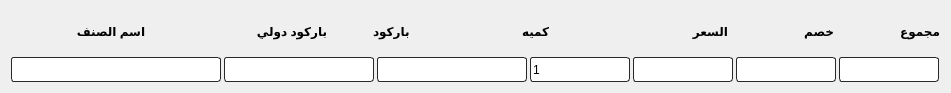
   <widget class="QWidget" name="layoutWidget_9">
    <property name="geometry">
     <rect>
      <x>9</x>
      <y>126</y>
      <width>951</width>
      <height>93</height>
     </rect>
    </property>
    <layout class="QVBoxLayout" name="verticalLayout">
     <item>
      <layout class="QHBoxLayout" name="horizontalLayout_8">
       <item>
        <widget class="QLabel" name="label">
         <property name="minimumSize">
          <size>
           <width>200</width>
           <height>0</height>
          </size>
         </property>
         <property name="maximumSize">
          <size>
           <width>210</width>
           <height>16777215</height>
          </size>
         </property>
         <property name="styleSheet">
          <string notr="true">    font: bold 12px;</string>
         </property>
         <property name="text">
          <string>اسم الصنف</string>
         </property>
         <property name="alignment">
          <set>Qt::AlignCenter</set>
         </property>
        </widget>
       </item>
       <item>
        <widget class="QLabel" name="int_label">
         <property name="minimumSize">
          <size>
           <width>150</width>
           <height>0</height>
          </size>
         </property>
         <property name="maximumSize">
          <size>
           <width>150</width>
           <height>16777215</height>
          </size>
         </property>
         <property name="styleSheet">
          <string notr="true">    font: bold 12px;</string>
         </property>
         <property name="text">
          <string>باركود دولي</string>
         </property>
         <property name="alignment">
          <set>Qt::AlignCenter</set>
         </property>
        </widget>
       </item>
       <item>
        <widget class="QLabel" name="label_3">
         <property name="minimumSize">
          <size>
           <width>114</width>
           <height>0</height>
          </size>
         </property>
         <property name="maximumSize">
          <size>
           <width>150</width>
           <height>16777215</height>
          </size>
         </property>
         <property name="styleSheet">
          <string notr="true">    font: bold 12px;</string>
         </property>
         <property name="text">
          <string>باركود</string>
         </property>
         <property name="alignment">
          <set>Qt::AlignRight|Qt::AlignTrailing|Qt::AlignVCenter</set>
         </property>
        </widget>
       </item>
       <item>
        <widget class="QLabel" name="label_4">
         <property name="minimumSize">
          <size>
           <width>81</width>
           <height>0</height>
          </size>
         </property>
         <property name="maximumSize">
          <size>
           <width>100</width>
           <height>16777215</height>
          </size>
         </property>
         <property name="styleSheet">
          <string notr="true">    font: bold 12px;</string>
         </property>
         <property name="text">
          <string>كميه</string>
         </property>
         <property name="alignment">
          <set>Qt::AlignRight|Qt::AlignTrailing|Qt::AlignVCenter</set>
         </property>
        </widget>
       </item>
       <item>
        <widget class="QLabel" name="label_5">
         <property name="minimumSize">
          <size>
           <width>80</width>
           <height>0</height>
          </size>
         </property>
         <property name="maximumSize">
          <size>
           <width>100</width>
           <height>16777215</height>
          </size>
         </property>
         <property name="styleSheet">
          <string notr="true">    font: bold 12px;</string>
         </property>
         <property name="text">
          <string>السعر</string>
         </property>
        </widget>
       </item>
       <item>
        <widget class="QLabel" name="label_6">
         <property name="minimumSize">
          <size>
           <width>80</width>
           <height>0</height>
          </size>
         </property>
         <property name="maximumSize">
          <size>
           <width>100</width>
           <height>16777215</height>
          </size>
         </property>
         <property name="styleSheet">
          <string notr="true">    font: bold 12px;</string>
         </property>
         <property name="text">
          <string>خصم</string>
         </property>
        </widget>
       </item>
       <item>
        <widget class="QLabel" name="label_8">
         <property name="minimumSize">
          <size>
           <width>80</width>
           <height>0</height>
          </size>
         </property>
         <property name="maximumSize">
          <size>
           <width>100</width>
           <height>16777215</height>
          </size>
         </property>
         <property name="styleSheet">
          <string notr="true">    font: bold 12px;</string>
         </property>
         <property name="text">
          <string>مجموع</string>
         </property>
        </widget>
       </item>
      </layout>
     </item>
     <item>
      <layout class="QHBoxLayout" name="horizontalLayout_5">
       <property name="spacing">
        <number>3</number>
       </property>
       <item>
        <widget class="QComboBox" name="item_name">
         <property name="minimumSize">
          <size>
           <width>200</width>
           <height>25</height>
          </size>
         </property>
         <property name="maximumSize">
          <size>
           <width>210</width>
           <height>16777215</height>
          </size>
         </property>
         <property name="styleSheet">
          <string notr="true">QComboBox {
  border-style: solid !important;
    border-width: 1px !important;
    border-color: rgb( 41, 41, 41 ) !important;
    border-radius: 3px !important;
}
QComboBox:editable {
    background: white;
}
QComboBox::drop-down {
    subcontrol-origin: padding;
    subcontrol-position: top right;
    width: 15px;
	
	background-color:transparent;

    border-top-right-radius: 3px; /* same radius as the QComboBox */
    border-bottom-right-radius: 3px;
}
QComboBox::down-arrow:on { /* shift the arrow when popup is open */
    top: 1px;
    left: 1px;
}
QComboBox:on { /* shift the text when the popup opens */
    padding-top: 3px;
    padding-left: 4px;
}

QComboBox::down-arrow {
image: url(:/Rc/Img/Menu.png);

}
QComboBox QAbstractItemView {
    border-bottom: 1px solid black;
    border-top:none;
    border-left: 1px solid black;
    border-right: 1px solid black;
	border-bottom-left-radius: 3px;
	border-bottom-right-radius: 3px;

   /* selection-background-color:;*/
}
QComboBox::down-arrow:on {
    
	image: url(:/Rc/Img/Menu EXPAND.png);

}</string>
         </property>
         <property name="editable">
          <bool>true</bool>
         </property>
        </widget>
       </item>
       <item>
        <widget class="QComboBox" name="item_int">
         <property name="minimumSize">
          <size>
           <width>150</width>
           <height>25</height>
          </size>
         </property>
         <property name="maximumSize">
          <size>
           <width>150</width>
           <height>16777215</height>
          </size>
         </property>
         <property name="styleSheet">
          <string notr="true">QComboBox {
  border-style: solid !important;
    border-width: 1px !important;
    border-color: rgb( 41, 41, 41 ) !important;
    border-radius: 3px !important;
}
QComboBox:editable {
    background: white;
}
QComboBox::drop-down {
    subcontrol-origin: padding;
    subcontrol-position: top right;
    width: 15px;
	
	background-color:transparent;

    border-top-right-radius: 3px; /* same radius as the QComboBox */
    border-bottom-right-radius: 3px;
}
QComboBox::down-arrow:on { /* shift the arrow when popup is open */
    top: 1px;
    left: 1px;
}
QComboBox:on { /* shift the text when the popup opens */
    padding-top: 3px;
    padding-left: 4px;
}

QComboBox::down-arrow {
image: url(:/Rc/Img/Menu.png);

}
QComboBox QAbstractItemView {
    border-bottom: 1px solid black;
    border-top:none;
    border-left: 1px solid black;
    border-right: 1px solid black;
	border-bottom-left-radius: 3px;
	border-bottom-right-radius: 3px;

   /* selection-background-color:;*/
}
QComboBox::down-arrow:on {
    
	image: url(:/Rc/Img/Menu EXPAND.png);

}</string>
         </property>
         <property name="editable">
          <bool>true</bool>
         </property>
        </widget>
       </item>
       <item>
        <widget class="QComboBox" name="ex_bcode">
         <property name="minimumSize">
          <size>
           <width>0</width>
           <height>25</height>
          </size>
         </property>
         <property name="maximumSize">
          <size>
           <width>150</width>
           <height>16777215</height>
          </size>
         </property>
         <property name="styleSheet">
          <string notr="true">QComboBox {
  border-style: solid !important;
    border-width: 1px !important;
    border-color: rgb( 41, 41, 41 ) !important;
    border-radius: 3px !important;
}
QComboBox:editable {
    background: white;
}
QComboBox::drop-down {
    subcontrol-origin: padding;
    subcontrol-position: top right;
    width: 15px;
	
	background-color:transparent;

    border-top-right-radius: 3px; /* same radius as the QComboBox */
    border-bottom-right-radius: 3px;
}
QComboBox::down-arrow:on { /* shift the arrow when popup is open */
    top: 1px;
    left: 1px;
}
QComboBox:on { /* shift the text when the popup opens */
    padding-top: 3px;
    padding-left: 4px;
}

QComboBox::down-arrow {
image: url(:/Rc/Img/Menu.png);

}
QComboBox QAbstractItemView {
    border-bottom: 1px solid black;
    border-top:none;
    border-left: 1px solid black;
    border-right: 1px solid black;
	border-bottom-left-radius: 3px;
	border-bottom-right-radius: 3px;

   /* selection-background-color:;*/
}
QComboBox::down-arrow:on {
    
	image: url(:/Rc/Img/Menu EXPAND.png);

}</string>
         </property>
         <property name="editable">
          <bool>true</bool>
         </property>
        </widget>
       </item>
       <item>
        <widget class="QLineEdit" name="quan">
         <property name="minimumSize">
          <size>
           <width>0</width>
           <height>25</height>
          </size>
         </property>
         <property name="maximumSize">
          <size>
           <width>100</width>
           <height>16777215</height>
          </size>
         </property>
         <property name="styleSheet">
          <string notr="true">border-style: solid !important;
    border-width: 1px !important;
    border-color: rgb( 41, 41, 41 ) !important;
    border-radius: 3px !important;</string>
         </property>
         <property name="text">
          <string>1</string>
         </property>
        </widget>
       </item>
       <item>
        <widget class="QLineEdit" name="sell_price">
         <property name="minimumSize">
          <size>
           <width>0</width>
           <height>25</height>
          </size>
         </property>
         <property name="maximumSize">
          <size>
           <width>100</width>
           <height>16777215</height>
          </size>
         </property>
         <property name="styleSheet">
          <string notr="true">border-style: solid !important;
    border-width: 1px !important;
    border-color: rgb( 41, 41, 41 ) !important;
    border-radius: 3px !important;</string>
         </property>
        </widget>
       </item>
       <item>
        <widget class="QLineEdit" name="discount_per">
         <property name="sizePolicy">
          <sizepolicy hsizetype="Expanding" vsizetype="Fixed">
           <horstretch>0</horstretch>
           <verstretch>0</verstretch>
          </sizepolicy>
         </property>
         <property name="minimumSize">
          <size>
           <width>0</width>
           <height>25</height>
          </size>
         </property>
         <property name="maximumSize">
          <size>
           <width>100</width>
           <height>16777215</height>
          </size>
         </property>
         <property name="styleSheet">
          <string notr="true">border-style: solid !important;
    border-width: 1px !important;
    border-color: rgb( 41, 41, 41 ) !important;
    border-radius: 3px !important;</string>
         </property>
         <property name="text">
          <string/>
         </property>
        </widget>
       </item>
       <item>
        <widget class="QLineEdit" name="total_per">
         <property name="minimumSize">
          <size>
           <width>0</width>
           <height>25</height>
          </size>
         </property>
         <property name="maximumSize">
          <size>
           <width>100</width>
           <height>16777215</height>
          </size>
         </property>
         <property name="styleSheet">
          <string notr="true">border-style: solid !important;
    border-width: 1px !important;
    border-color: rgb( 41, 41, 41 ) !important;
    border-radius: 3px !important;</string>
         </property>
         <property name="dragEnabled">
          <bool>true</bool>
         </property>
         <property name="readOnly">
          <bool>true</bool>
         </property>
        </widget>
       </item>
      </layout>
     </item>
    </layout>
   </widget>
